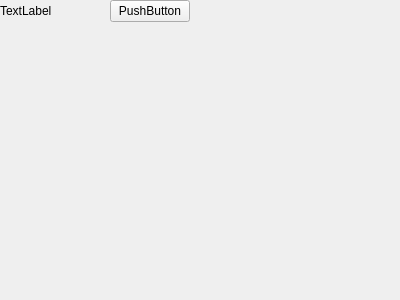
<?xml version="1.0" encoding="UTF-8"?>
<ui version="4.0">
 <class>Full</class>
 <widget class="QWidget" name="Full">
  <property name="geometry">
   <rect>
    <x>0</x>
    <y>0</y>
    <width>400</width>
    <height>300</height>
   </rect>
  </property>
  <property name="windowTitle">
   <string>Form</string>
  </property>
  <widget class="QWidget" name="">
   <property name="geometry">
    <rect>
     <x>0</x>
     <y>0</y>
     <width>229</width>
     <height>82</height>
    </rect>
   </property>
   <layout class="QHBoxLayout" name="horizontalLayout">
    <property name="spacing">
     <number>10</number>
    </property>
    <property name="sizeConstraint">
     <enum>QLayout::SetFixedSize</enum>
    </property>
    <item>
     <widget class="QLabel" name="label">
      <property name="sizePolicy">
       <sizepolicy hsizetype="Expanding" vsizetype="Fixed">
        <horstretch>0</horstretch>
        <verstretch>0</verstretch>
       </sizepolicy>
      </property>
      <property name="minimumSize">
       <size>
        <width>100</width>
        <height>20</height>
       </size>
      </property>
      <property name="text">
       <string>TextLabel</string>
      </property>
     </widget>
    </item>
    <item>
     <widget class="QPushButton" name="pushButton">
      <property name="sizePolicy">
       <sizepolicy hsizetype="Fixed" vsizetype="Fixed">
        <horstretch>0</horstretch>
        <verstretch>0</verstretch>
       </sizepolicy>
      </property>
      <property name="minimumSize">
       <size>
        <width>80</width>
        <height>20</height>
       </size>
      </property>
      <property name="text">
       <string>PushButton</string>
      </property>
     </widget>
    </item>
   </layout>
  </widget>
 </widget>
 <resources/>
 <connections/>
</ui>
